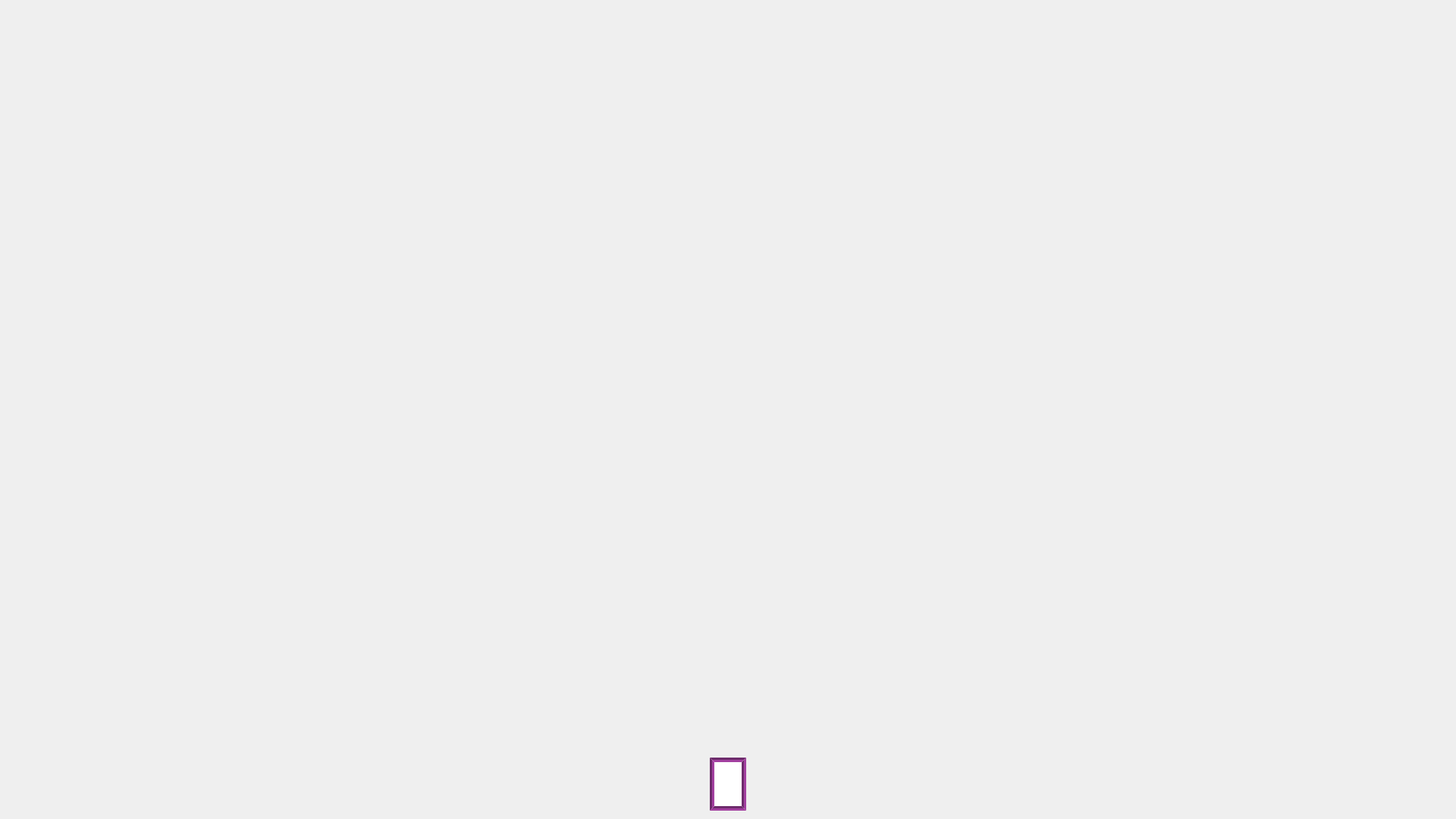
<?xml version="1.0" encoding="UTF-8"?>
<ui version="4.0">
 <class>Ihm</class>
 <widget class="QWidget" name="Ihm">
  <property name="geometry">
   <rect>
    <x>0</x>
    <y>0</y>
    <width>1920</width>
    <height>1080</height>
   </rect>
  </property>
  <property name="minimumSize">
   <size>
    <width>1024</width>
    <height>768</height>
   </size>
  </property>
  <property name="font">
   <font>
    <weight>50</weight>
    <bold>false</bold>
   </font>
  </property>
  <property name="windowTitle">
   <string>DARTS</string>
  </property>
  <property name="autoFillBackground">
   <bool>false</bool>
  </property>
  <property name="styleSheet">
   <string notr="true">QWidget#ecran
{
    background-image:url(:/ressources/background.jpg);
}

QLabel#labelStatut
{
	background-color: rgb(255, 255,255);
    border-style: groove;
    border-width: 6px;
    border-radius: 50px;
    border-color: rgb(109, 43,107);
    min-width: 10em;
    padding: 6px;
	color: rgb(109, 43,107);
}

QLabel
{
	color: rgb(255, 255,255);
}
</string>
  </property>
  <layout class="QHBoxLayout" name="horizontalLayout">
   <property name="spacing">
    <number>0</number>
   </property>
   <property name="leftMargin">
    <number>0</number>
   </property>
   <property name="topMargin">
    <number>0</number>
   </property>
   <property name="rightMargin">
    <number>0</number>
   </property>
   <property name="bottomMargin">
    <number>0</number>
   </property>
   <item>
    <widget class="QStackedWidget" name="ecrans">
     <property name="styleSheet">
      <string notr="true"/>
     </property>
     <property name="currentIndex">
      <number>0</number>
     </property>
     <widget class="QWidget" name="ecran">
      <layout class="QVBoxLayout" name="verticalLayout_6">
       <item>
        <layout class="QVBoxLayout" name="verticalLayout">
         <item>
          <widget class="QWidget" name="horizontalWidget" native="true">
           <property name="sizePolicy">
            <sizepolicy hsizetype="Preferred" vsizetype="Fixed">
             <horstretch>0</horstretch>
             <verstretch>0</verstretch>
            </sizepolicy>
           </property>
           <property name="minimumSize">
            <size>
             <width>0</width>
             <height>70</height>
            </size>
           </property>
           <layout class="QHBoxLayout" name="horizontalLayout_3">
            <property name="leftMargin">
             <number>20</number>
            </property>
            <property name="topMargin">
             <number>20</number>
            </property>
            <property name="rightMargin">
             <number>20</number>
            </property>
            <property name="bottomMargin">
             <number>20</number>
            </property>
           </layout>
          </widget>
         </item>
         <item>
          <layout class="QHBoxLayout" name="horizontalLayout_6">
           <property name="leftMargin">
            <number>0</number>
           </property>
           <item>
            <spacer name="horizontalSpacer_7">
             <property name="orientation">
              <enum>Qt::Horizontal</enum>
             </property>
             <property name="sizeHint" stdset="0">
              <size>
               <width>40</width>
               <height>20</height>
              </size>
             </property>
            </spacer>
           </item>
           <item>
            <layout class="QVBoxLayout" name="verticalLayoutPlateau">
             <property name="topMargin">
              <number>50</number>
             </property>
             <item>
              <spacer name="verticalSpacer_2">
               <property name="orientation">
                <enum>Qt::Vertical</enum>
               </property>
               <property name="sizeHint" stdset="0">
                <size>
                 <width>20</width>
                 <height>40</height>
                </size>
               </property>
              </spacer>
             </item>
             <item>
              <widget class="QLabel" name="labelVisualisationPlateau">
               <property name="maximumSize">
                <size>
                 <width>1200</width>
                 <height>1200</height>
                </size>
               </property>
               <property name="text">
                <string/>
               </property>
               <property name="pixmap">
                <pixmap resource="ressources.qrc">:/ressources/plateau.png</pixmap>
               </property>
               <property name="scaledContents">
                <bool>true</bool>
               </property>
              </widget>
             </item>
             <item>
              <spacer name="verticalSpacer_3">
               <property name="orientation">
                <enum>Qt::Vertical</enum>
               </property>
               <property name="sizeHint" stdset="0">
                <size>
                 <width>20</width>
                 <height>40</height>
                </size>
               </property>
              </spacer>
             </item>
             <item>
              <spacer name="verticalSpacer">
               <property name="orientation">
                <enum>Qt::Vertical</enum>
               </property>
               <property name="sizeHint" stdset="0">
                <size>
                 <width>20</width>
                 <height>40</height>
                </size>
               </property>
              </spacer>
             </item>
             <item>
              <widget class="QLabel" name="labelStatut">
               <property name="sizePolicy">
                <sizepolicy hsizetype="Preferred" vsizetype="Fixed">
                 <horstretch>0</horstretch>
                 <verstretch>0</verstretch>
                </sizepolicy>
               </property>
               <property name="font">
                <font>
                 <pointsize>30</pointsize>
                 <weight>75</weight>
                 <bold>true</bold>
                </font>
               </property>
               <property name="text">
                <string/>
               </property>
               <property name="alignment">
                <set>Qt::AlignCenter</set>
               </property>
              </widget>
             </item>
            </layout>
           </item>
           <item>
            <spacer name="horizontalSpacer_6">
             <property name="orientation">
              <enum>Qt::Horizontal</enum>
             </property>
             <property name="sizeType">
              <enum>QSizePolicy::Expanding</enum>
             </property>
             <property name="sizeHint" stdset="0">
              <size>
               <width>40</width>
               <height>20</height>
              </size>
             </property>
            </spacer>
           </item>
          </layout>
         </item>
        </layout>
       </item>
      </layout>
     </widget>
    </widget>
   </item>
  </layout>
 </widget>
 <layoutdefault spacing="6" margin="11"/>
 <resources>
  <include location="ressources.qrc"/>
 </resources>
 <connections/>
</ui>
